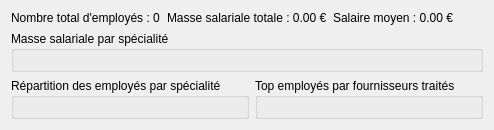
                      <widget class="QWidget" name="tabStatistiques">
                       <attribute name="title">
                        <string>Statistiques</string>
                       </attribute>
                       <layout class="QVBoxLayout" name="vertical_statistiques">
                        <item>
                                     <layout class="QHBoxLayout" name="hStatsSummary">
                                        <item>
                                         <widget class="QLabel" name="label_total_employes">
                                            <property name="text">
                                             <string>Nombre total d'employés : 0</string>
                                            </property>
                                         </widget>
                                        </item>
                                        <item>
                                         <widget class="QLabel" name="label_masse_salariale">
                                            <property name="text">
                                             <string>Masse salariale totale : 0.00 €</string>
                                            </property>
                                         </widget>
                                        </item>
                                        <item>
                                         <widget class="QLabel" name="label_salaire_moyen">
                                            <property name="text">
                                             <string>Salaire moyen : 0.00 €</string>
                                            </property>
                                         </widget>
                                        </item>
                                     </layout>
                        </item>
                        <item>
                                     <widget class="QGroupBox" name="groupTopChart">
                          <property name="title">
                                         <string>Masse salariale par spécialité</string>
                          </property>
                                        <layout class="QVBoxLayout" name="vTopChart">
                           <item>
                                            <widget class="QFrame" name="frameStatsTopChart">
                                             <property name="minimumHeight">
                                                <number>280</number>
                                             </property>
                                             <property name="frameShape">
                                                <enum>QFrame::StyledPanel</enum>
                                             </property>
                                             <property name="frameShadow">
                                                <enum>QFrame::Raised</enum>
                                             </property>
                                            </widget>
                           </item>
                          </layout>
                         </widget>
                        </item>
                        <item>
                                     <layout class="QHBoxLayout" name="hBottomCharts">
                                        <item>
                                         <widget class="QGroupBox" name="groupLeftChart">
                                            <property name="title">
                                             <string>Répartition des employés par spécialité</string>
                                            </property>
                                            <layout class="QVBoxLayout" name="vLeftChart">
                                             <item>
                                                <widget class="QFrame" name="frameStatsLeftChart">
                                                 <property name="minimumHeight">
                                                    <number>250</number>
                                                 </property>
                                                 <property name="frameShape">
                                                    <enum>QFrame::StyledPanel</enum>
                                                 </property>
                                                 <property name="frameShadow">
                                                    <enum>QFrame::Raised</enum>
                                                 </property>
                                                </widget>
                                             </item>
                                            </layout>
                                         </widget>
                                        </item>
                                        <item>
                                         <widget class="QGroupBox" name="groupRightChart">
                                            <property name="title">
                                             <string>Top employés par fournisseurs traités</string>
                                            </property>
                                            <layout class="QVBoxLayout" name="vRightChart">
                                             <item>
                                                <widget class="QFrame" name="frameStatsRightChart">
                                                 <property name="minimumHeight">
                                                    <number>250</number>
                                                 </property>
                                                 <property name="frameShape">
                                                    <enum>QFrame::StyledPanel</enum>
                                                 </property>
                                                 <property name="frameShadow">
                                                    <enum>QFrame::Raised</enum>
                                                 </property>
                                                </widget>
                                             </item>
                                            </layout>
                                         </widget>
                                        </item>
                                     </layout>
                        </item>
                       </layout>
                      </widget>
